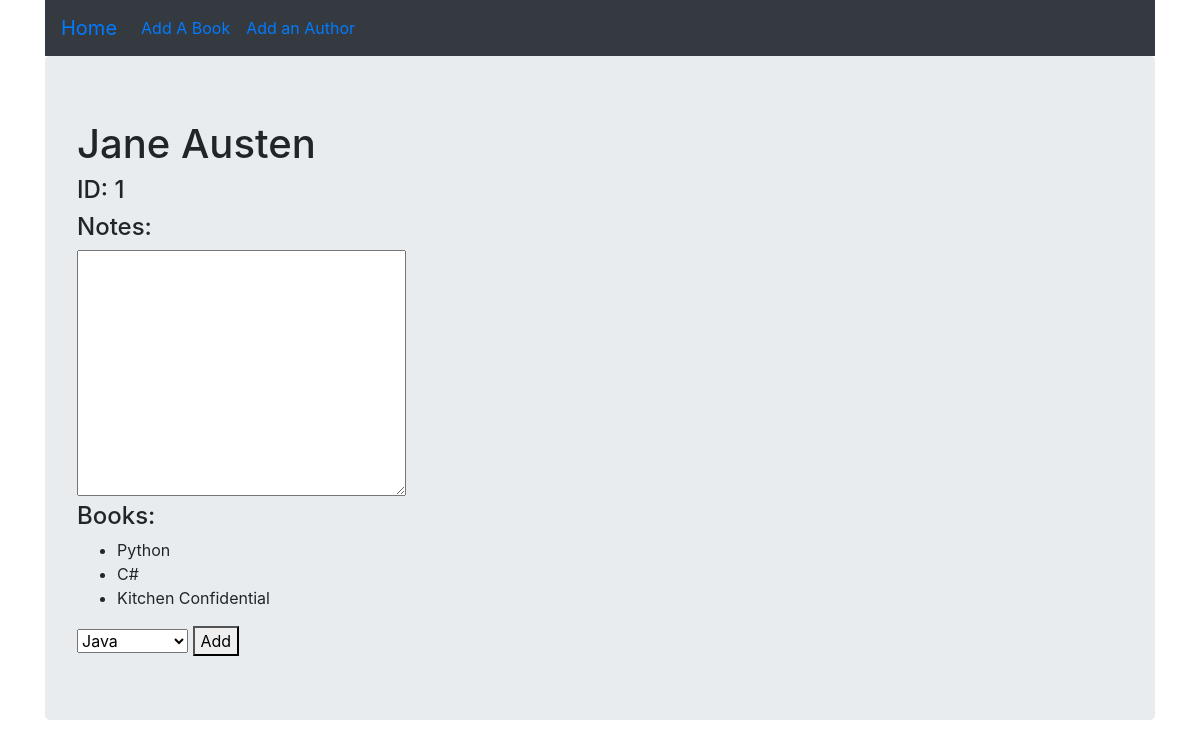
The page /author/1 on the database as committed earlier.
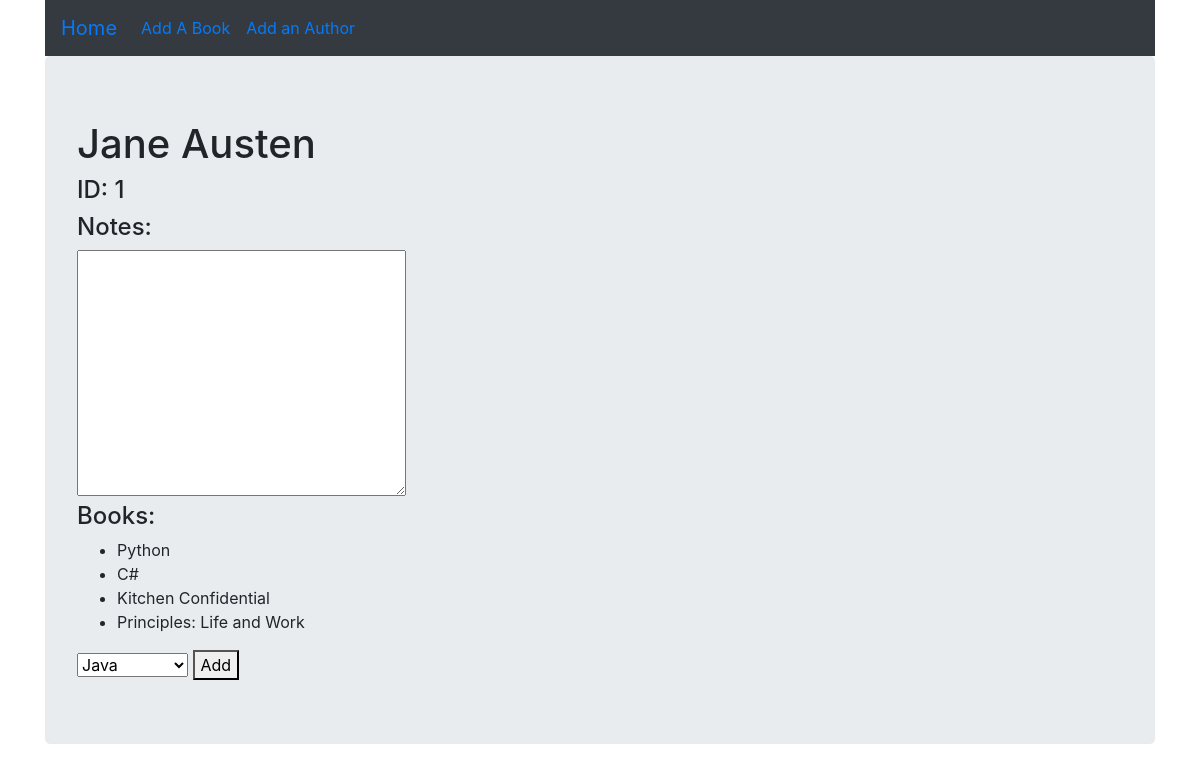
The same page on the database as committed later.
### booksAuthorsApp/models.py (models this page shows)
class Book(models.Model):
    title = models.CharField(max_length=255)
    desc = models.TextField()
    authors = models.ManyToManyField(Author, related_name="books")
    created_at = models.DateTimeField(auto_now_add=True)
    updated_at = models.DateTimeField(auto_now=True)

### booksAuthorsApp/views.py (the view)
# urls.py: path('author/<int:id>', views.author),
def author(request, id):
    request.session['authorID'] = id
    context = {
        'author' : Author.objects.get(id=id),
        'books' : Book.objects.exclude(authors=id)
    }
    return render(request, 'author.html', context)

### booksAuthorsApp/templates/author.html (shortened to what this page needs)
<!DOCTYPE html>
<html lang="en">
<head>
    <link rel="stylesheet" href="https://stackpath.bootstrapcdn.com/bootstrap/4.3.1/css/bootstrap.min.css"></head>
</head>
<body>
    <div class="container">
        <div class="navbar navbar-expand bg-dark">
            <ul class="navbar-nav">
                <li class="nav-item active">
                    <a class="navbar-brand" href="/">Home</a>
                </li>
                <li class="nav-item">
                    <a class="nav-link active" href="/addBook">Add A Book</a>
                </li>
                <li class="nav-item">
                    <a class="nav-link active" href="/addAuthor">Add an Author</a>
                </li>
            </ul>
        </div>
        <div class="jumbotron col">
            <h1>{{ author.first_name }} {{ author.last_name }} </h1>
            <h4>ID: {{author.id}}</h4>
            <h4>Notes:</h4>
            <textarea name="" id="" cols="30" rows="10">{{ author.notes }}</textarea>
            <h4>Books:</h4>
            <ul>
                {% for book in author.books.all %}
                <li>{{book.title}}</li>
                {% endfor %}
            </ul>
            <form action="/authorAddBook" method="POST">
                <select name="books" id="">
                    {% for book in books %}
                    <option value="{{book.id}}">{{book.title}}</option>
                    {% endfor %}
                </select>
                <button type="submit">Add</button>
            </form>
        </div>
    </div>
</body>
</html>

Rows that differ between the two databases and show on the page:
added Book: title "Principles: Life and Work"
